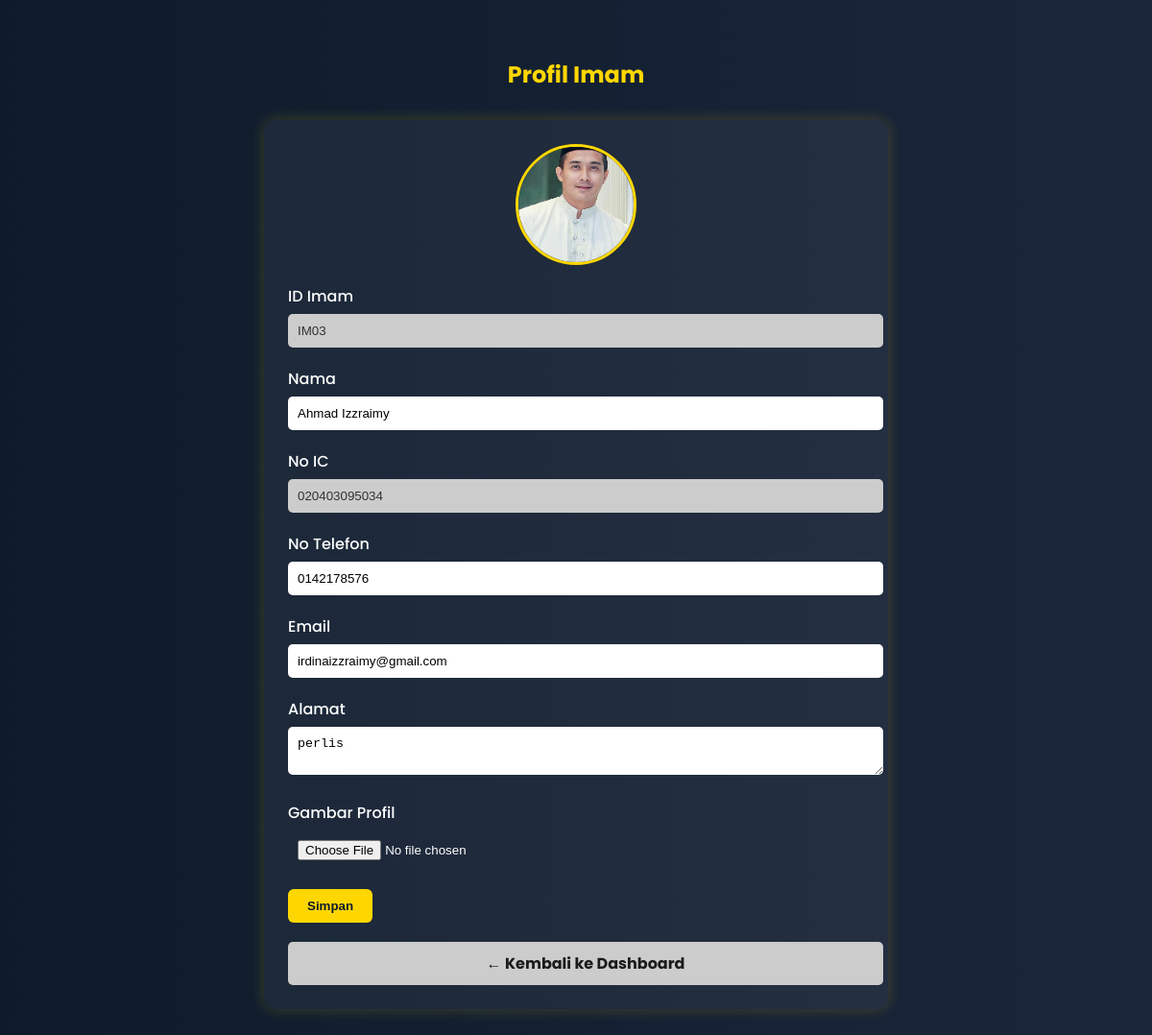
Page /imam/profile/ (signed in) on the committed database.
### ImamFlex/models.py (models this page shows, shortened)
class MosqueStaff(models.Model):
    name = models.CharField(max_length=100)
    ic_number = models.CharField(max_length=12, unique=True)
    contact_number = models.CharField(max_length=15)
    address = models.TextField(blank=True, null=True)
    availability = models.BooleanField(default=True)
    email = models.EmailField(blank=True, null=True)
    profile_picture = models.ImageField(upload_to='profile_pics/', null=True, blank=True)
    class Meta:
        abstract = True

class Imam(MosqueStaff):
    imam_id = models.CharField(max_length=10, primary_key=True)
    password = models.CharField(max_length=20)
    is_admin = models.BooleanField(default=False)

### ImamFlex/views.py (the view, shortened to what this page needs)
# urls.py: path('imam/profile/', views.imam_profile, name='imam_profile'),
def imam_profile(request):
    imam_id = request.session.get('user_id')
    imam = Imam.objects.get(imam_id=imam_id)
    context = {
        'imam': imam,
        'today': date.today()
    }
    return render(request, 'imam/imamProfile.html', context)

### ImamFlex/templates/imam/imamProfile.html (shortened to what this page needs)
{% load static %}
<!DOCTYPE html>
<html lang="en">
<head>
</head>
<body>
  <h2 align="center">Profil Imam</h2>
  <form method="POST" enctype="multipart/form-data" onsubmit="return confirmUpdate()">
  {% if imam.profile_picture %}
    <img src="{{ imam.profile_picture.url }}" alt="Profile Picture" class="profile-pic">
  {% endif %}
  <label>ID Imam</label>
  <input type="text" name="imam_id" value="{{ imam.imam_id }}" readonly>
  <label>Nama</label>
  <input type="text" name="name" value="{{ imam.name }}" required>
  <label>No IC</label>
  <input type="text" name="ic_number" value="{{ imam.ic_number }}" readonly>
  <label>No Telefon</label>
  <input type="text" name="contact_number" value="{{ imam.contact_number }}">
  <label>Email</label>
  <input type="email" name="email" value="{{ imam.email }}">
  <label>Alamat</label>
  <textarea name="address">{{ imam.address }}</textarea>
  <label>Gambar Profil</label>
  <input type="file" name="profile_picture" accept="image/*">
  <button type="submit">Simpan</button>
  <a href="{% url 'imamDash' %}" class="btn-back">← Kembali ke Dashboard</a>
</form>
</body>
</html>

### ImamFlex/templates/imam/imamProfile.html (style rules this page uses)
body { background: linear-gradient(to right, #0d1b2a, #1b263b); font-family: 'Poppins', sans-serif; color: white; margin: 0; padding: 40px; }
h2 { color: gold; margin-bottom: 30px; }
form { background-color: rgba(255, 255, 255, 0.05); padding: 25px; border-radius: 12px; box-shadow: 0 0 15px rgba(255, 215, 0, 0.2); max-width: 600px; margin: auto; }
label { display: block; margin-bottom: 6px; font-weight: 500; }
input, textarea { width: 100%; padding: 10px; margin-bottom: 20px; border-radius: 5px; border: none; }
input[type="file"] { background: transparent; color: white; }
input[readonly] { background-color: #ccc; color: #333; }
button { background-color: gold; color: #0d1b2a; font-weight: bold; padding: 10px 20px; border: none; border-radius: 6px; cursor: pointer; }
.profile-pic { width: 120px; height: 120px; object-fit: cover; border-radius: 50%; border: 3px solid gold; display: block; margin: 0 auto 20px; }
.btn-back { background-color: #ccc; color: #1b1b1b; margin-top: 20px; display: block; width: 100%; text-align: center; text-decoration: none; padding: 10px; border-radius: 5px; font-weight: bold; transition: background 0.3s; }

### rows in the picture
Imam: profile_picture (picture), imam_id "IM03", name "Ahmad Izzraimy", ic_number "020403095034", contact_number "0142178576", email "irdinaizzraimy@gmail.com", address "perlis"
